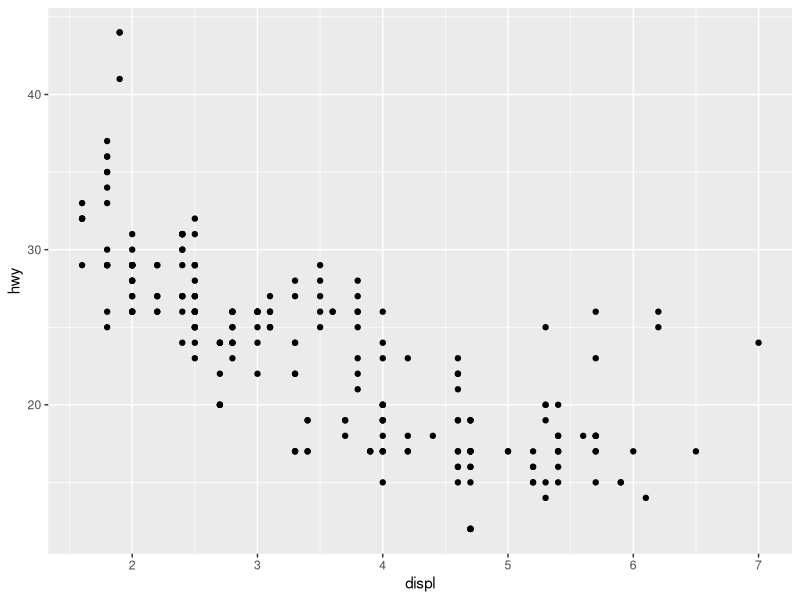
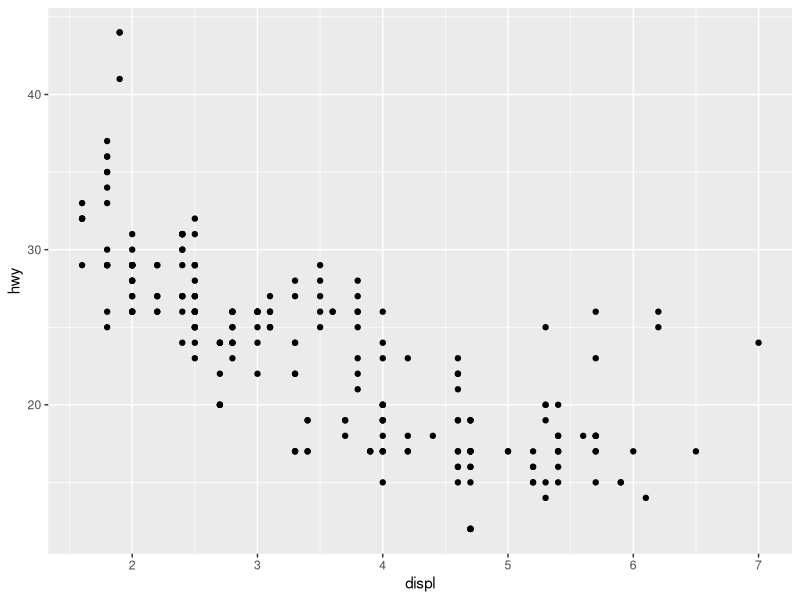
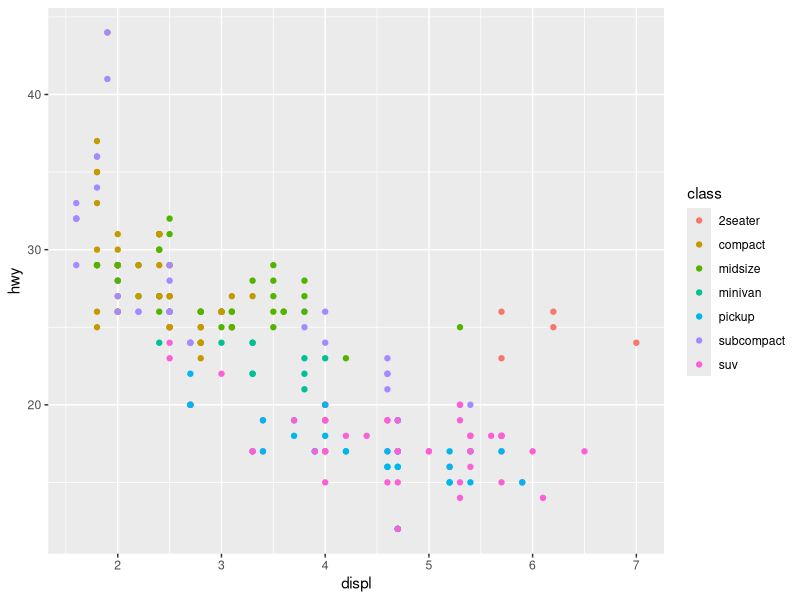
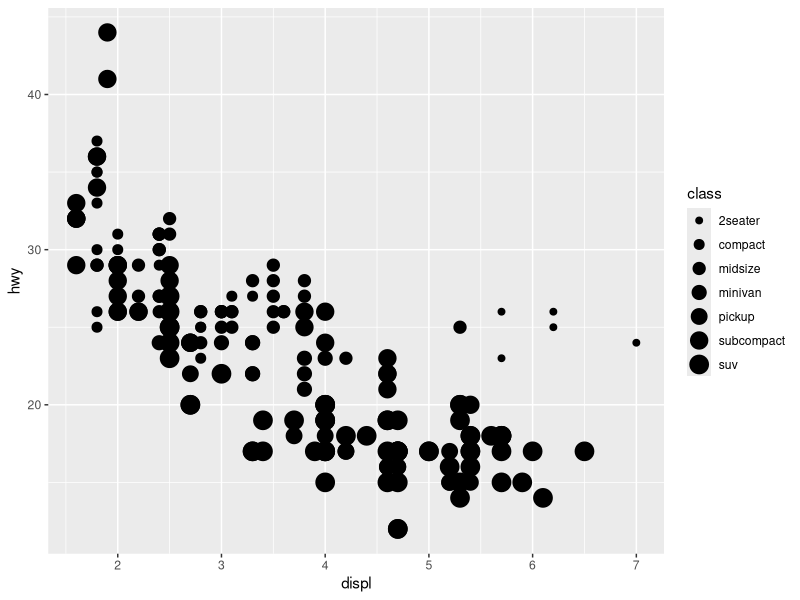
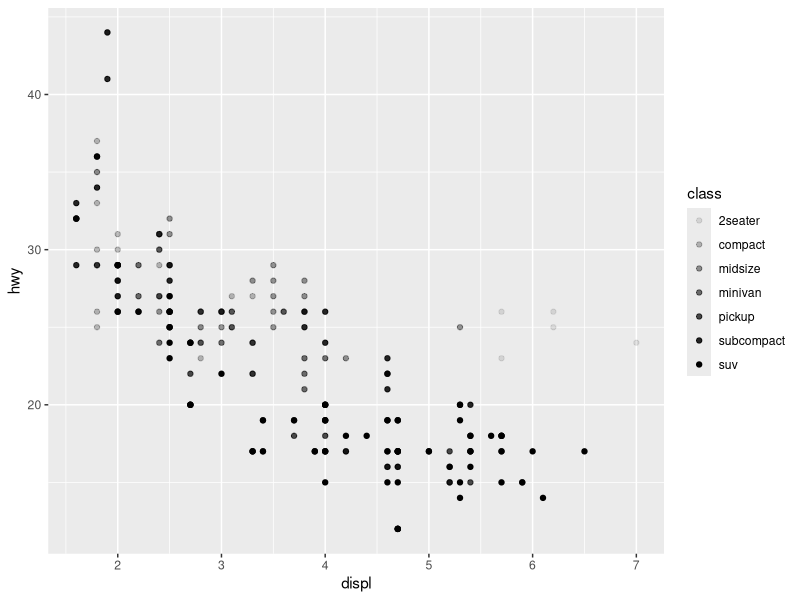
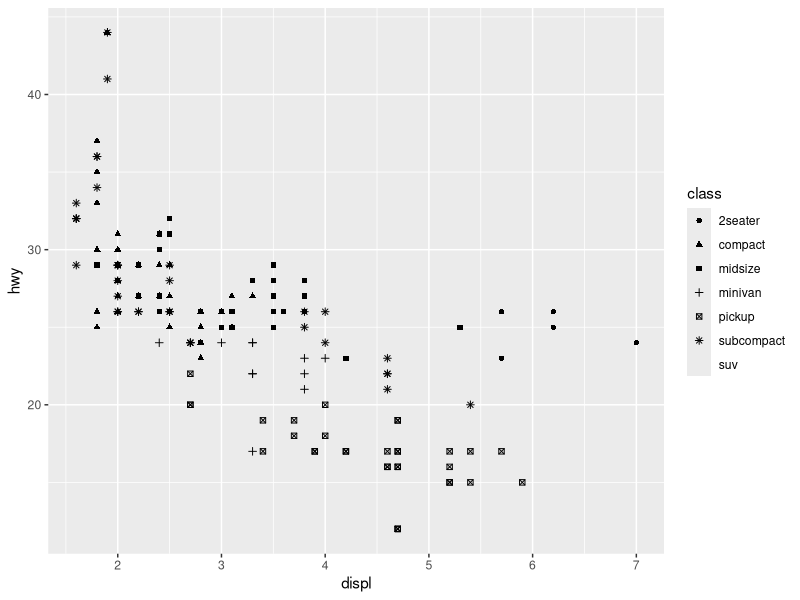
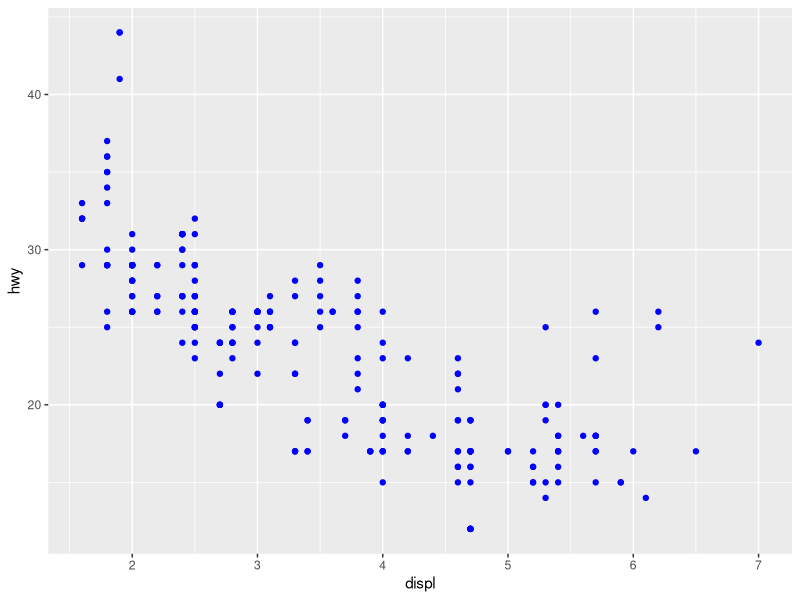
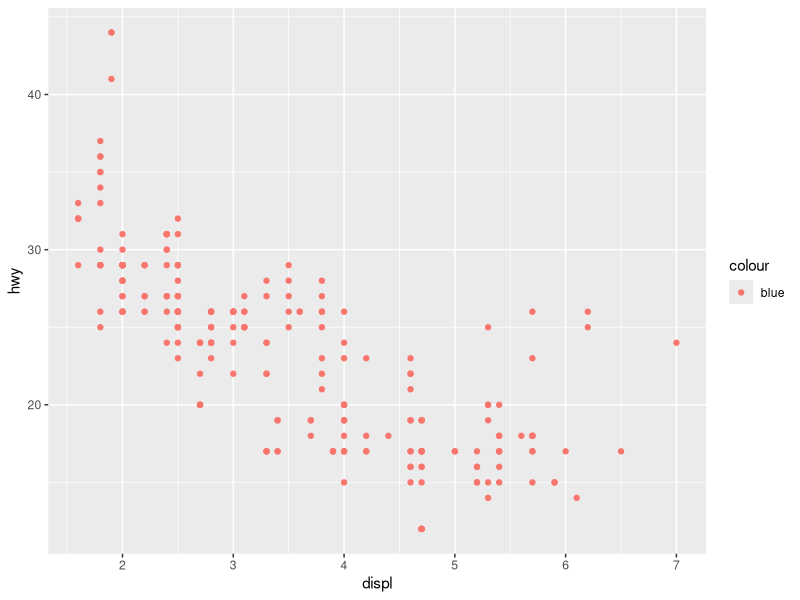

The R source for these figures, in order:
## ---- chunk 1
knitr::opts_chunk$set(echo = TRUE)
## ---- chunk 2
ggplot2::mpg
## ---- chunk 3
library(ggplot2)         
ggplot(data = mpg) +
  geom_point(mapping = aes(x = displ, y = hwy))

## ---- chunk 4
ggplot(data = mpg) + 
  geom_point(mapping = aes(x = displ, y = hwy))
## ---- chunk 5
ggplot(data = mpg) + 
  geom_point(mapping = aes(x = displ, y = hwy, color = class))
## ---- chunk 6
ggplot(data = mpg) + 
  geom_point(mapping = aes(x = displ, y = hwy, size = class))
## ---- chunk 7
ggplot(data = mpg) + 
  geom_point(mapping = aes(x = displ, y = hwy, alpha = class))
## ---- chunk 8
ggplot(data = mpg) +
  geom_point(mapping = aes(x = displ, y = hwy, shape = class))
## ---- chunk 9
ggplot(data = mpg) + 
  geom_point(mapping = aes(x = displ, y = hwy), color = "blue")
## ---- chunk 10
ggplot(data = mpg) +
  geom_point(
    mapping = aes(x = displ, y = hwy, color = "blue")
  )
## ---- chunk 11
ggplot(data = mpg) +
  geom_point(
    mapping = aes(x = displ, y = hwy, shape = class, color = cty, size = trans)
  )
## ---- chunk 12
ggplot(data = mpg)+
  geom_point(mapping = aes(x = displ, y = hwy), color = 'blue', size = 3)
## ---- chunk 13
ggplot(data = mpg) +
  geom_point(mapping = aes(x = displ, hwy, stroke = 2))
## ---- chunk 14
ggplot(data = mpg) +
  geom_point(mapping = aes(x = displ, y = hwy, color = displ < 6))
## ---- chunk 15
ggplot(data = mpg) + 
  geom_point(mapping = aes(x = displ, y = hwy)) +
  facet_wrap(~ class, nrow =2)
## ---- chunk 16
ggplot(data = mpg) + 
  geom_point(mapping = aes(x = displ, y = hwy)) +
  facet_grid(drv ~ cyl) 
## ---- chunk 17
ggplot(data = mpg) + 
  geom_point(mapping = aes(x = displ, y = hwy)) +       facet_grid(. ~ cyl)
## ---- chunk 18
ggplot(data = mpg) +
  geom_point(mapping = aes(x = displ, y = hwy)) +
  facet_wrap(~ drv, nrow = 1)
## ---- chunk 19
ggplot(data = mpg) + 
  geom_point(mapping = aes(x = drv, y = cyl))
## ---- chunk 20
ggplot(data = mpg) + 
  geom_point(mapping = aes(x = displ, y = hwy)) + 
  facet_grid(drv ~ .)
## ---- chunk 21
ggplot(data = mpg) + 
  geom_point(mapping = aes(x = displ, y = hwy)) + 
  facet_grid(. ~ cyl)
## ---- chunk 22
ggplot(data = mpg) + 
  geom_point(mapping = aes(x = displ, y = hwy), color = 'green') + 
  facet_wrap(~ class, nrow = 2)
## ---- chunk 23
ggplot(data = mpg) + 
  geom_point(mapping = aes(x = displ, y = hwy))  
## ---- chunk 24
ggplot(data = mpg) + 
  geom_smooth(mapping = aes(x = displ, y = hwy))
## ---- chunk 25
ggplot(data = mpg) + 
  geom_smooth(mapping = aes(x = displ, y = hwy,         linetype = drv))
## ---- chunk 26
ggplot(data = mpg, mapping = aes(x = displ, y = hwy)) + 
  geom_point(mapping = aes(color = drv)) +
  geom_smooth(mapping = aes(linetype = drv))
## ---- chunk 27
ggplot(data = mpg) + 
  geom_smooth(mapping = aes(x = displ, y = hwy))
## ---- chunk 28
ggplot(data = mpg) + 
  geom_smooth(mapping = aes(x = displ, y = hwy, group = drv))
## ---- chunk 29
ggplot(data = mpg) + 
  geom_smooth(mapping = aes(x = displ, y = hwy, color = drv), show.legend = FALSE)
## ---- chunk 30
ggplot(data = mpg) + 
  geom_point(mapping = aes(x = displ, y = hwy)) + 
  geom_smooth(mapping = aes(x = displ, y = hwy))
## ---- chunk 31
ggplot(data = mpg, mapping = aes(x = displ, y = hwy)) + 
  geom_point() + 
  geom_smooth()
## ---- chunk 32
ggplot(data = mpg, mapping = aes(x = displ, y = hwy)) + 
  geom_point(mapping = aes(color = class)) + 
  geom_smooth()
## ---- chunk 33
library(ggplot2)
library(dplyr)
ggplot(data = mpg, mapping = aes(x = displ, y = hwy)) + 
     geom_point(mapping = aes(color = class)) + 
     geom_smooth(data = filter(mpg, class == "subcompact"), se = FALSE)
## ---- chunk 34
ggplot(data = mpg, mapping = aes(x = displ, y = hwy, color = drv)) + 
  geom_point() + 
  geom_smooth(se = FALSE)
## ---- chunk 35
ggplot(data = mpg, mapping = aes(x = displ, y = hwy)) + 
  geom_point() + 
  geom_smooth()
## ---- chunk 36
ggplot() + 
  geom_point(data = mpg, mapping = aes(x = displ, y = hwy)) + 
  geom_smooth(data = mpg, mapping = aes(x = displ, y = hwy))
## ---- chunk 37
ggplot(data = mpg, mapping = aes(x = displ, y = hwy)) +
      geom_point(mapping = aes(stroke = 3)) +
      geom_smooth(se = FALSE)
    
ggplot(data = mpg, mapping = aes(x = displ, y = hwy)) +
      geom_point(mapping = aes(stroke = 3)) +
      geom_smooth(mapping = aes(group = drv), se = FALSE)

ggplot(data = mpg, mapping = aes(x = displ, y = hwy)) +
      geom_point(mapping = aes(color = drv)) +
      geom_smooth(mapping = aes(color = drv), se = FALSE) 
    
ggplot(data = mpg, mapping = aes(x = displ, y = hwy)) +
      geom_point(mapping = aes(color = drv)) +
      geom_smooth(se = FALSE) 
    
ggplot(data = mpg, mapping = aes(x = displ, y = hwy)) +
      geom_point(mapping = aes(color = drv)) +
      geom_smooth(mapping = aes(linetype = drv), se = FALSE) 
    
ggplot(data = mpg, mapping = aes(x = displ, y = hwy)) +
      geom_point(mapping = aes(color = drv), se = FALSE)
## ---- chunk 38
ggplot(data = diamonds) + 
  geom_bar(mapping = aes(x = cut))
## ---- chunk 39
ggplot(data = diamonds) +
  stat_count(mapping = aes(x = cut))
## ---- chunk 40
ggplot(data = diamonds) + 
            geom_bar(mapping = aes(x = cut, y = stat(prop), group = 1))
## ---- chunk 41
ggplot(data = diamonds) + 
  stat_summary(
  mapping = aes(x = cut, y = depth),
  fun.ymin = min,
  fun.ymax = max,
  fun.y = median)
## ---- chunk 42
ggplot(data = diamonds) + 
           geom_bar(mapping = aes(x = cut, y = ..prop..))
## ---- chunk 43
ggplot(data = diamonds) + 
  geom_bar(mapping = aes(x = cut, color = cut))
    
ggplot(data = diamonds) + 
  geom_bar(mapping = aes(x = cut, fill = cut))
## ---- chunk 44
ggplot(data = diamonds) + 
  geom_bar(mapping = aes(x = cut, fill = clarity))
## ---- chunk 45
ggplot(data = diamonds, mapping = aes(x = cut, fill = clarity)) + 
 geom_bar(alpha = 1/5, position = "identity")
    
ggplot(data = diamonds, mapping = aes(x = cut, colour = clarity)) + 
geom_bar(fill = NA, position = "identity")
## ---- chunk 46
ggplot(data = diamonds) +
 geom_bar(
 mapping = aes(x = cut, fill = clarity), position = "fill")
## ---- chunk 47
ggplot(data = diamonds) + 
  geom_bar(mapping = aes(x = cut, fill = clarity), position = "dodge")
## ---- chunk 48
ggplot(data = mpg) + 
  geom_point(mapping = aes(x = displ, y = hwy))

## ---- chunk 49
ggplot(data = mpg) + 
  geom_point(mapping = aes(x = displ, y = hwy), position = "jitter")
## ---- chunk 50
ggplot(data = mpg, mapping = aes(x = cty, y = hwy)) + 
  geom_point()
## ---- chunk 51
ggplot(data = mpg, mapping = aes(x = class, y = hwy)) + 
  geom_boxplot()

ggplot(data = mpg, mapping = aes(x = class, y = hwy)) + 
  geom_boxplot() +
  coord_flip()
## ---- chunk 52
 bar <- ggplot(data = diamonds) + 
  geom_bar(
  mapping = aes(x = cut, fill = cut), 
  show.legend = FALSE,
  width = 1) + 
  theme(aspect.ratio = 1) +
  labs(x = NULL, y = NULL)
  bar + coord_flip()
  bar + coord_polar()
